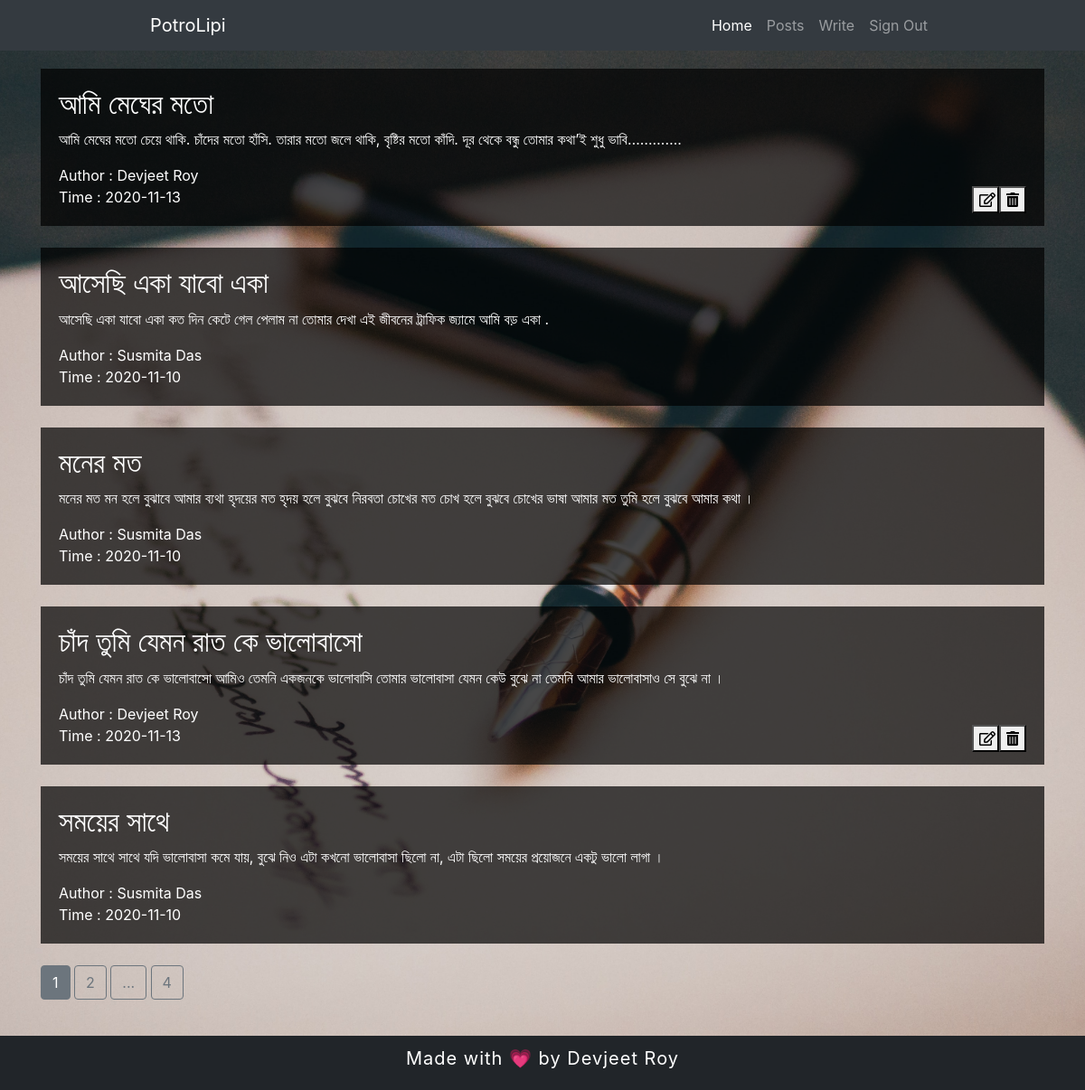
Page /posts (signed in) on the earlier database version.
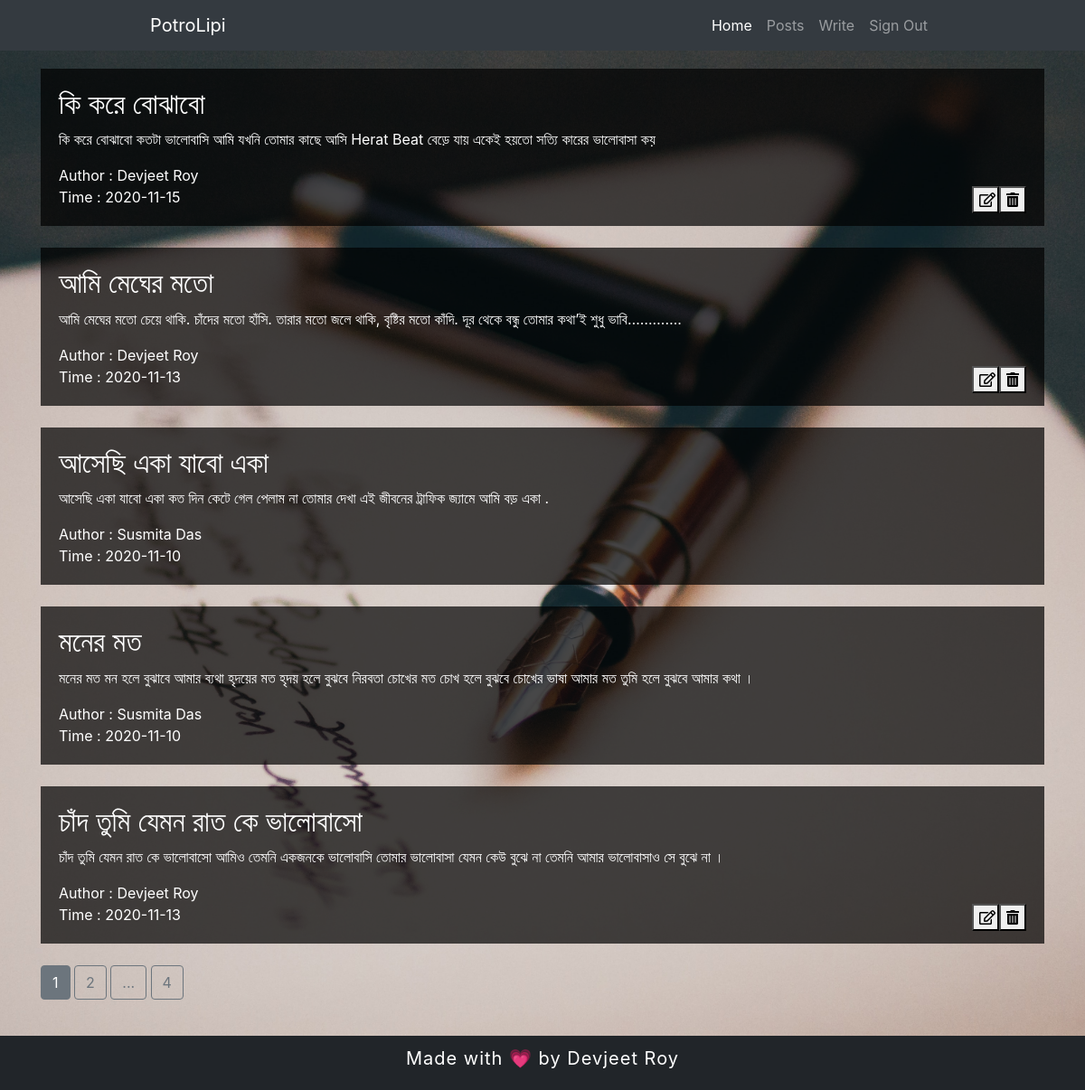
Same page on the later database version.
### main/models.py (models this page shows, shortened)
class Posts(db.Model):
    post_id = db.Column(db.Integer, primary_key=True)
    title = db.Column(db.String(100),nullable=False)
    content = db.Column(db.Text(),nullable=False)
    author = db.Column(db.String(20),nullable=False)
    time = db.Column(db.DateTime(),default=date.today(), onupdate=date.today())

### main/posts/routes.py (the view)
@posts.route("/posts")
@login_required
def readblog():
    if current_user.is_authenticated:
        page = request.args.get('page', 1, type=int)
        posts = Posts.query.order_by(Posts.post_id.desc()).paginate(page=page, per_page=5)
        return render_template("readblog.html",posts=posts)
    else:
        return "<h2>Not Authorized!</h2>"

### main/models.py (called while the page is built)
@login_manager.user_loader
def load_user(user_id):
    return User.query.get(int(user_id))

### main/templates/readblog.html (shortened to what this page needs)
{% extends "layout.html" %}
    {% block content %}
        <div class="container">
            {% if posts.items[0] %}
            {% for i in posts.items: %}
            <div class="post">
                <h2>{{ i.title }}</h2>
                <p>
                    {{ i.content }}
                </p>
                <span>Author : {{ i.author }}</span><br>
                <span>Time : {{ i.time.year }}-{{ i.time.month }}-{{ i.time.day }}</span>
                {% if i.author == current_user.username %}
                <div class="post-button">
                    <form action="{{url_for('posts.update_blog', post_id = i.post_id)}}" method="POST">
                        <button type="submit"><i class="far fa-edit"></i></button>
                    </form>
                    <form action="{{url_for('posts.delete_blog', post_id = i.post_id)}}" method="POST">
                        <button type="submit"><i class="fas fa-trash-alt"></i></button>
                    </form>
                </div>
                {% endif %}
            </div><br>
            {% endfor %}
            {% else %}
                <center>
                    <h2>No post to display! </h2>
                </center>
            {% endif %}
            {% for page_num in posts.iter_pages(left_edge=1,right_edge=1,left_current=1,right_current=2) %}
                {% if page_num %}
                    {% if posts.page == page_num %}
                        <a href="{{url_for('posts.readblog',page=page_num)}}" class="btn btn-secondary">{{ page_num }}</a>
                    {% else %}
                        <a href="{{url_for('posts.readblog',page=page_num)}}" class="btn btn-outline-secondary">{{ page_num }}</a>
                    {% endif %}
                {% else %}
                    <a href="#" class="btn btn-outline-secondary">...</a>
                {% endif %}
            {% endfor %}
        </div>
    {% endblock %}

### main/templates/layout.html (shortened to what this page needs)
<html lang="en">
<head>
    <link rel="stylesheet" href="https://cdn.jsdelivr.net/npm/bootstrap@4.5.3/dist/css/bootstrap.min.css">
    <link rel="stylesheet" href="{{ url_for('static', filename='style.css') }}">
    <link rel="stylesheet" href="https://use.fontawesome.com/releases/v5.15.1/css/all.css">
  <link rel="stylesheet" href="https://use.fontawesome.com/releases/v5.15.1/css/v4-shims.css">
</head>
<body>
    <nav class="navbar navbar-expand-lg navbar-dark bg-dark">
        <a class="navbar-brand" href="#" style="margin-left:150px">PotroLipi</a>
        <div class="collapse navbar-collapse" id="navbarSupportedContent">
          <ul class="navbar-nav ml-auto" style="margin-right: 150px;">
            {% if current_user.is_authenticated %}
            <li class="nav-item active">
              <a class="nav-link" href="{{ url_for('users.dashboard_page') }}">Home <span class="sr-only">(current)</span></a>
            </li>
            <li class="nav-item">
              <a class="nav-link" href="{{ url_for('posts.readblog') }}">Posts</a>
            </li>
            <li class="nav-item">
              <a class="nav-link" href="{{ url_for('posts.writeblog') }}">Write</a>
            </li>
            <li class="nav-item">
              <a class="nav-link" href="{{ url_for('users.logout') }}">Sign Out</a>
            </li>
            {% endif %}
          </ul>
        </div>
      </nav>
      {% block content %}{% endblock %}
      <footer>
            Made with 💗 by Devjeet Roy
      </footer>
</body>
</html>

### main/static/style.css (style rules this page uses)
body { background: url(./mainbg.jpg) no-repeat center fixed; background-size: cover; color: white; }
footer { height: 60px; width: 100%; background-color: #212529; color: white!important; font-size: 20px; bottom: 0px; position: fixed; text-align: center; letter-spacing: 1px; padding-top: 10px; }
.container { margin-top: 20px; margin-bottom: 100px; }
.post { background-color: rgba(0, 0, 0, 0.7); padding-left: 20px; padding-right: 20px; padding-bottom: 20px; padding-top: 20px; height: auto; }
.post-button { display:flex; float: right }
.post-button button { height: 30px; width: 30px; }

Differences in the rows shown:
no longer on this page (row unchanged): Posts: title "সময়ের সাথে", content "সময়ের সাথে সাথে যদি ভালোবাসা কমে যায়, বুঝে নিও এটা কখনো ভালোবাসা ছিলো না, এটা ছিলো সময়ের প্রয়োজনে একটু ভালো লাগা ।", author "Susmita Das", time.year "2020", time.month "11", time.day "10"
added Posts: title "কি করে বোঝাবো", content "কি করে বোঝাবো কতটা ভালোবাসি আমি যখনি তোমার কাছে আসি Herat Beat বেড়ে যায় একেই হয়তো সত্যি কারের ভালোবাসা কয়", author "Devjeet Roy", time.year "2020", time.month "11", time.day "15"
